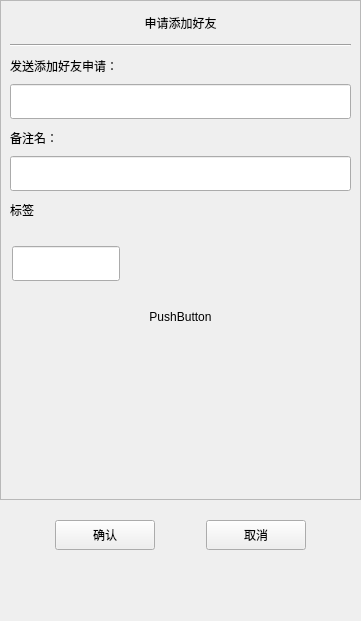
<?xml version="1.0" encoding="UTF-8"?>
<ui version="4.0">
 <class>ApplyFriend</class>
 <widget class="QDialog" name="ApplyFriend">
  <property name="geometry">
   <rect>
    <x>0</x>
    <y>0</y>
    <width>361</width>
    <height>621</height>
   </rect>
  </property>
  <property name="minimumSize">
   <size>
    <width>361</width>
    <height>621</height>
   </size>
  </property>
  <property name="maximumSize">
   <size>
    <width>361</width>
    <height>621</height>
   </size>
  </property>
  <property name="windowTitle">
   <string>Dialog</string>
  </property>
  <layout class="QVBoxLayout" name="verticalLayout">
   <property name="spacing">
    <number>0</number>
   </property>
   <property name="leftMargin">
    <number>0</number>
   </property>
   <property name="topMargin">
    <number>0</number>
   </property>
   <property name="rightMargin">
    <number>0</number>
   </property>
   <property name="bottomMargin">
    <number>0</number>
   </property>
   <item>
    <widget class="QScrollArea" name="scrollArea">
     <property name="minimumSize">
      <size>
       <width>0</width>
       <height>500</height>
      </size>
     </property>
     <property name="widgetResizable">
      <bool>true</bool>
     </property>
     <widget class="QWidget" name="scrollAreaWidgetContents">
      <property name="geometry">
       <rect>
        <x>0</x>
        <y>0</y>
        <width>359</width>
        <height>498</height>
       </rect>
      </property>
      <layout class="QVBoxLayout" name="verticalLayout_2">
       <property name="spacing">
        <number>0</number>
       </property>
       <property name="leftMargin">
        <number>0</number>
       </property>
       <property name="rightMargin">
        <number>0</number>
       </property>
       <item>
        <widget class="QLabel" name="label">
         <property name="minimumSize">
          <size>
           <width>0</width>
           <height>25</height>
          </size>
         </property>
         <property name="maximumSize">
          <size>
           <width>16777215</width>
           <height>25</height>
          </size>
         </property>
         <property name="text">
          <string>申请添加好友</string>
         </property>
         <property name="alignment">
          <set>Qt::AlignmentFlag::AlignCenter</set>
         </property>
        </widget>
       </item>
       <item>
        <widget class="QWidget" name="apply_wid" native="true">
         <layout class="QVBoxLayout" name="verticalLayout_3">
          <item>
           <widget class="Line" name="line">
            <property name="orientation">
             <enum>Qt::Orientation::Horizontal</enum>
            </property>
           </widget>
          </item>
          <item>
           <widget class="QLabel" name="label_2">
            <property name="minimumSize">
             <size>
              <width>0</width>
              <height>25</height>
             </size>
            </property>
            <property name="maximumSize">
             <size>
              <width>16777215</width>
              <height>25</height>
             </size>
            </property>
            <property name="text">
             <string>发送添加好友申请：</string>
            </property>
           </widget>
          </item>
          <item>
           <widget class="CustomizeEdit" name="name_edit">
            <property name="minimumSize">
             <size>
              <width>0</width>
              <height>35</height>
             </size>
            </property>
            <property name="maximumSize">
             <size>
              <width>16777215</width>
              <height>35</height>
             </size>
            </property>
           </widget>
          </item>
          <item>
           <widget class="QLabel" name="label_3">
            <property name="minimumSize">
             <size>
              <width>0</width>
              <height>25</height>
             </size>
            </property>
            <property name="maximumSize">
             <size>
              <width>16777215</width>
              <height>25</height>
             </size>
            </property>
            <property name="text">
             <string>备注名：</string>
            </property>
           </widget>
          </item>
          <item>
           <widget class="CustomizeEdit" name="back_edit">
            <property name="minimumSize">
             <size>
              <width>0</width>
              <height>35</height>
             </size>
            </property>
            <property name="maximumSize">
             <size>
              <width>16777215</width>
              <height>35</height>
             </size>
            </property>
           </widget>
          </item>
          <item>
           <widget class="QLabel" name="label_4">
            <property name="minimumSize">
             <size>
              <width>0</width>
              <height>25</height>
             </size>
            </property>
            <property name="maximumSize">
             <size>
              <width>16777215</width>
              <height>25</height>
             </size>
            </property>
            <property name="text">
             <string>标签</string>
            </property>
           </widget>
          </item>
          <item>
           <widget class="QWidget" name="label_group_wid" native="true">
            <property name="minimumSize">
             <size>
              <width>0</width>
              <height>50</height>
             </size>
            </property>
            <layout class="QVBoxLayout" name="verticalLayout_4">
             <property name="spacing">
              <number>0</number>
             </property>
             <property name="leftMargin">
              <number>0</number>
             </property>
             <property name="topMargin">
              <number>0</number>
             </property>
             <property name="rightMargin">
              <number>0</number>
             </property>
             <property name="bottomMargin">
              <number>0</number>
             </property>
             <item>
              <widget class="QWidget" name="grid_wid" native="true">
               <property name="minimumSize">
                <size>
                 <width>0</width>
                 <height>40</height>
                </size>
               </property>
               <property name="maximumSize">
                <size>
                 <width>16777215</width>
                 <height>40</height>
                </size>
               </property>
               <widget class="CustomizeEdit" name="label_edit">
                <property name="geometry">
                 <rect>
                  <x>2</x>
                  <y>2</y>
                  <width>108</width>
                  <height>35</height>
                 </rect>
                </property>
                <property name="maximumSize">
                 <size>
                  <width>16777215</width>
                  <height>35</height>
                 </size>
                </property>
               </widget>
              </widget>
             </item>
             <item>
              <widget class="QWidget" name="input_tip_wid" native="true">
               <property name="minimumSize">
                <size>
                 <width>0</width>
                 <height>35</height>
                </size>
               </property>
               <property name="maximumSize">
                <size>
                 <width>16777215</width>
                 <height>35</height>
                </size>
               </property>
               <layout class="QVBoxLayout" name="verticalLayout_5">
                <property name="spacing">
                 <number>0</number>
                </property>
                <property name="leftMargin">
                 <number>0</number>
                </property>
                <property name="topMargin">
                 <number>0</number>
                </property>
                <property name="rightMargin">
                 <number>0</number>
                </property>
                <property name="bottomMargin">
                 <number>0</number>
                </property>
                <item>
                 <widget class="QPushButton" name="pushButton">
                  <property name="cursor">
                   <cursorShape>PointingHandCursor</cursorShape>
                  </property>
                  <property name="text">
                   <string>PushButton</string>
                  </property>
                  <property name="default">
                   <bool>false</bool>
                  </property>
                  <property name="flat">
                   <bool>true</bool>
                  </property>
                 </widget>
                </item>
               </layout>
              </widget>
             </item>
            </layout>
           </widget>
          </item>
          <item>
           <widget class="QWidget" name="widget" native="true">
            <property name="minimumSize">
             <size>
              <width>0</width>
              <height>60</height>
             </size>
            </property>
            <layout class="QHBoxLayout" name="horizontalLayout_2">
             <property name="spacing">
              <number>7</number>
             </property>
             <property name="leftMargin">
              <number>0</number>
             </property>
             <property name="topMargin">
              <number>0</number>
             </property>
             <property name="rightMargin">
              <number>0</number>
             </property>
             <property name="bottomMargin">
              <number>0</number>
             </property>
             <item>
              <widget class="QWidget" name="label_list" native="true">
               <property name="minimumSize">
                <size>
                 <width>287</width>
                 <height>50</height>
                </size>
               </property>
               <property name="maximumSize">
                <size>
                 <width>287</width>
                 <height>16777215</height>
                </size>
               </property>
              </widget>
             </item>
            </layout>
           </widget>
          </item>
         </layout>
        </widget>
       </item>
      </layout>
     </widget>
    </widget>
   </item>
   <item>
    <spacer name="verticalSpacer">
     <property name="orientation">
      <enum>Qt::Orientation::Vertical</enum>
     </property>
     <property name="sizeType">
      <enum>QSizePolicy::Policy::Fixed</enum>
     </property>
     <property name="sizeHint" stdset="0">
      <size>
       <width>20</width>
       <height>10</height>
      </size>
     </property>
    </spacer>
   </item>
   <item>
    <widget class="QWidget" name="apply_sure_wid" native="true">
     <property name="minimumSize">
      <size>
       <width>0</width>
       <height>50</height>
      </size>
     </property>
     <layout class="QHBoxLayout" name="horizontalLayout">
      <item>
       <spacer name="horizontalSpacer">
        <property name="orientation">
         <enum>Qt::Orientation::Horizontal</enum>
        </property>
        <property name="sizeHint" stdset="0">
         <size>
          <width>40</width>
          <height>20</height>
         </size>
        </property>
       </spacer>
      </item>
      <item>
       <widget class="QPushButton" name="sure_button">
        <property name="minimumSize">
         <size>
          <width>100</width>
          <height>30</height>
         </size>
        </property>
        <property name="text">
         <string>确认</string>
        </property>
       </widget>
      </item>
      <item>
       <spacer name="horizontalSpacer_3">
        <property name="orientation">
         <enum>Qt::Orientation::Horizontal</enum>
        </property>
        <property name="sizeHint" stdset="0">
         <size>
          <width>40</width>
          <height>20</height>
         </size>
        </property>
       </spacer>
      </item>
      <item>
       <widget class="QPushButton" name="cancel_button">
        <property name="minimumSize">
         <size>
          <width>100</width>
          <height>30</height>
         </size>
        </property>
        <property name="text">
         <string>取消</string>
        </property>
       </widget>
      </item>
      <item>
       <spacer name="horizontalSpacer_2">
        <property name="orientation">
         <enum>Qt::Orientation::Horizontal</enum>
        </property>
        <property name="sizeHint" stdset="0">
         <size>
          <width>40</width>
          <height>20</height>
         </size>
        </property>
       </spacer>
      </item>
     </layout>
    </widget>
   </item>
   <item>
    <spacer name="verticalSpacer_2">
     <property name="orientation">
      <enum>Qt::Orientation::Vertical</enum>
     </property>
     <property name="sizeHint" stdset="0">
      <size>
       <width>20</width>
       <height>40</height>
      </size>
     </property>
    </spacer>
   </item>
  </layout>
 </widget>
 <customwidgets>
  <customwidget>
   <class>CustomizeEdit</class>
   <extends>QLineEdit</extends>
   <header location="global">customizeedit.h</header>
  </customwidget>
 </customwidgets>
 <resources/>
 <connections/>
</ui>
